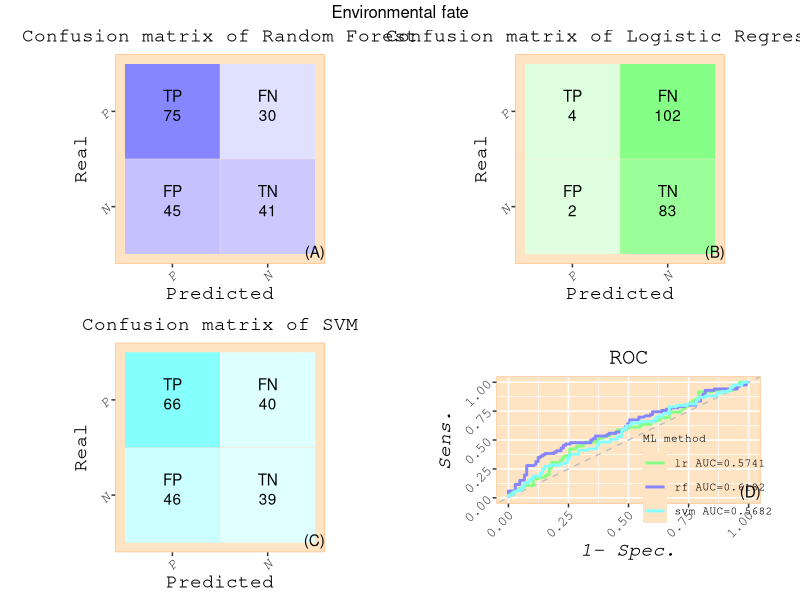

Write R code to recreate this figure. (Note: this script raises an error after producing the figure.)
#绘画混淆矩阵
library(ggplot2)
library(gridExtra)
library(cowplot)
setwd("D:/R_work/master-s-thesis-project")
data <- read.csv("QSAR/table/data7EF_RF_confmat.csv", header = T, row.names = 1, check.names = F, sep = ",")
#先设置热图颜色
EF<-c("#FFC18C","#FFE4C4")
RF<-c("#8686FF","#E0E0FF")
EFRF<-ggplot(data,aes(x= Predicted,y = Real))+
  geom_tile(aes(fill=Result),width=1,height =1,color = EF[2])+
  coord_equal() + # 绘制正方形，长宽相等
  scale_fill_gradientn(colors = rev(RF))+#legend上下限
  geom_text(
    aes(label = Name),
    color= "black",
    vjust=-0.8)+
  geom_text(
    aes(label = Result),
    color= "black",
    vjust=0.8)+
  scale_color_gradientn(colors = EF)+
  guides(color="none",fill="none")+
  xlim(c("P","N"))+
  ylim(c("N","P"))+
  ggtitle("Confusion matrix of Random Forest")+
  annotate("text",x=Inf, y=-Inf, label="(A)",hjust=1,vjust=-0.5)+
  theme(text = element_text(family = "mono", size=14),
        plot.title = element_text(size = 14,hjust = 0.5),#title 大小,居中
        axis.title.x = element_text(size = 14),#x轴标题
        axis.title.y = element_text(size = 14),
        axis.text.x = element_text(face = "italic", angle = 45, hjust = 1,size = 10),#横坐标
        axis.text.y = element_text(face = "italic", angle = 45, hjust = 1,size = 10),
        legend.text = element_text(size = 10,hjust = 0.5),#legend字体大小,居中
        legend.title = element_text(size = 12), #设置legend标签字体大小
        panel.background = element_rect(fill = EF[2]),
        panel.border = element_rect(color = EF[1], fill = NA),#保留边框
        panel.grid.major = element_blank(), 
        panel.grid.minor = element_blank())


data <- read.csv("QSAR/table/data15EF_LR_confmat.csv", header = T, row.names = 1, check.names = F, sep = ",")
#先设置热图颜色
EF<-c("#FFC18C","#FFE4C4")
LR<-c("#86FF86","#E0FFE0")
EFLR<-ggplot(data,aes(x= Predicted,y = Real))+
  geom_tile(aes(fill=Result),width=1,height =1,color = EF[2])+
  coord_equal() + # 绘制正方形，长宽相等
  scale_fill_gradientn(colors = rev(LR))+#legend上下限
  geom_text(
    aes(label = Name),
    color= "black",
    vjust=-0.8)+
  geom_text(
    aes(label = Result),
    color= "black",
    vjust=0.8)+
  scale_color_gradientn(colors = EF)+
  guides(color="none",fill="none")+
  xlim(c("P","N"))+
  ylim(c("N","P"))+
  ggtitle("Confusion matrix of Logistic Regression")+
  annotate("text",x=Inf, y=-Inf, label="(B)",hjust=1,vjust=-0.5)+
  theme(text = element_text(family = "mono", size=14),
        plot.title = element_text(size = 14,hjust = 0.5),#title 大小,居中
        axis.title.x = element_text(size = 14),#x轴标题
        axis.title.y = element_text(size = 14),
        axis.text.x = element_text(face = "italic", angle = 45, hjust = 1,size = 10),#横坐标
        axis.text.y = element_text(face = "italic", angle = 45, hjust = 1,size = 10),
        legend.text = element_text(size = 10,hjust = 0.5),#legend字体大小,居中
        legend.title = element_text(size = 12), #设置legend标签字体大小
        panel.background = element_rect(fill = EF[2]),
        panel.border = element_rect(color = EF[1], fill = NA),#保留边框
        panel.grid.major = element_blank(), 
        panel.grid.minor = element_blank())

data <- read.csv("QSAR/table/data11EF_SVM_confmat.csv", header = T, row.names = 1, check.names = F, sep = ",")
#先设置热图颜色
EF<-c("#FFC18C","#FFE4C4")
SVM<-c("#86FFFF","#E0FFFF")
EF_SVM<-ggplot(data,aes(x= Predicted,y = Real))+
  geom_tile(aes(fill=Result),width=1,height =1,color = EF[2])+
  coord_equal() + # 绘制正方形，长宽相等
  scale_fill_gradientn(colors = rev(SVM))+#legend上下限
  geom_text(
    aes(label = Name),
    color= "black",
    vjust=-0.8)+
  geom_text(
    aes(label = Result),
    color= "black",
    vjust=0.8)+
  scale_color_gradientn(colors = EF)+
  guides(color="none",fill="none")+
  xlim(c("P","N"))+
  ylim(c("N","P"))+
  ggtitle("Confusion matrix of SVM")+
  annotate("text",x=Inf, y=-Inf, label="(C)",hjust=1,vjust=-0.5)+
  theme(text = element_text(family = "mono", size=14),
        plot.title = element_text(size = 14,hjust = 0.5),#title 大小,居中
        axis.title.x = element_text(size = 14),#x轴标题
        axis.title.y = element_text(size = 14),
        axis.text.x = element_text(face = "italic", angle = 45, hjust = 1,size = 10),#横坐标
        axis.text.y = element_text(face = "italic", angle = 45, hjust = 1,size = 10),
        legend.text = element_text(size = 10,hjust = 0.5),#legend字体大小,居中
        legend.title = element_text(size = 12), #设置legend标签字体大小
        panel.grid.major = element_blank(), 
        panel.grid.minor = element_blank(),
        panel.background = element_rect(fill = EF[2]),
        panel.border = element_rect(color = EF[1], fill = NA))#保留边框

#roc
rocrf<-read.csv("QSAR/table/data4EF_RF_ROC.csv",header = TRUE,check.names = FALSE)
rocsvm<-read.csv("QSAR/table/data8EF_SVM_ROC.csv",header = TRUE,check.names = FALSE)
roclr<-read.csv("QSAR/table/data12EF_LR_ROC.csv",header = TRUE,check.names = FALSE)
roc<-rbind(rocrf,rocsvm,roclr)
roc$type <- factor(rep(c("rf AUC=0.6182", 
                         "svm AUC=0.5682",
                         "lr AUC=0.5741"), 
                       times=c(dim(rocrf)[1], 
                               dim(rocsvm)[1],
                               dim(roclr)[1])))

legend_title="ML method"
EF<-c("#FFC18C","#FFE4C4")
ROC<-ggplot(roc) +
  geom_abline(intercept = 0, slope = 1, linetype = "dashed", color = "grey") +  # 添加斜线
  geom_line(aes(x = `False Positive Rate`, 
                y = `True Positive Rate`,
                color = type), 
            linetype="solid",
            linewidth=1) +
  scale_color_manual(values = c("rf AUC=0.6182" = "#8686FF","svm AUC=0.5682"="#86FFFF","lr AUC=0.5741"="#86FF86")) +
  labs(title = "ROC", x = "1- Spec.", y = "Sens.") +
  guides(color = guide_legend(title = legend_title)) +
  xlim(0,1)+
  ylim(0,1)+
  annotate("text",x=Inf, y=-Inf, label="(D)",hjust=1,vjust=-0.5)+
  theme(
    text = element_text(family = "mono", size=16),
    plot.title = element_text(size = 16,hjust = 0.5),#title 大小
    axis.title.x = element_text(face = "italic", size = 14),#x轴标题
    axis.title.y = element_text(face = "italic", size = 14),
    axis.text.x = element_text(angle = 45, hjust = 1,size = 10),#横坐标
    axis.text.y = element_text(angle = 45, hjust = 1,size = 10),
    legend.text = element_text(size = 8),#legend字体大小
    legend.title = element_text(size = 8), #设置legend标签字体大小
    legend.position = c(0.8,0.2),
    legend.background = element_rect(fill="transparent"),
    panel.background = element_rect(fill = EF[2]),
    panel.border = element_rect(color = EF[1], fill = NA),#保留边框
    plot.margin = margin(1, 1, 1, 1, "cm"),#图像离上下左右边框的距离
  )

dev.new()
com<-grid.arrange(EFRF,EFLR,EF_SVM,ROC,nrow=2,
             top= "Environmental fate")
save_plot("QSAR/final/pic/EF_confmat_ROC.png",com,base_width=30,base_height = 22,dpi = 300,units = "cm",bg="white")


















